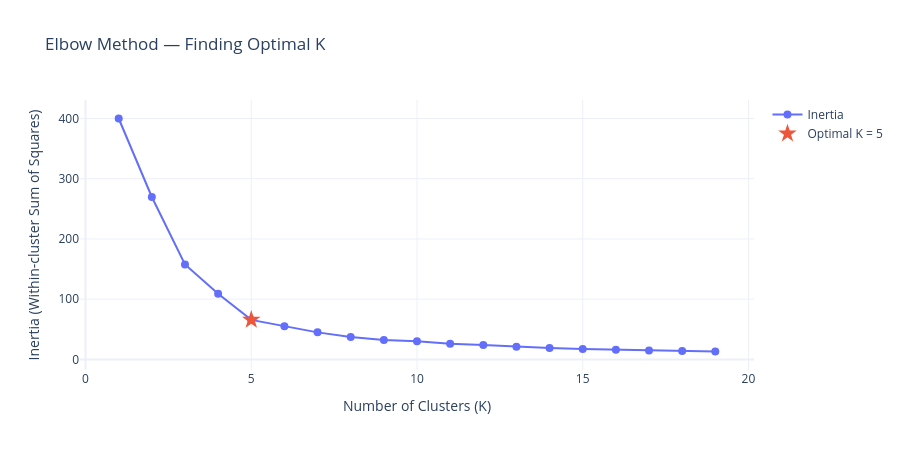

The notebook cell saved with this chart:
### Markdown cell above
# 4. Finding the Optimal K (Elbow Method)

**K* is the number of clusters that will be required for K-Means
**Elbow Method** helps us to find the best **K** by **plotting inertia** (sum of squared distances from each points to its cluster center) for **K** = 1-10

*elbow* -- the optimal K -- is where the curve bends sharply

### Code cell
# Elbow Method
inertia = []
K_range = range(1, 20)

for k in K_range:
    km = KMeans(n_clusters=k, random_state=42, n_init=10)
    km.fit(X_scaled)
    inertia.append(km.inertia_)

# Plot elbow curve
fig = go.Figure()

fig.add_trace(go.Scatter(
    x=list(K_range),
    y=inertia,
    mode='lines+markers',
    marker=dict(size=8, color='#636EFA'),
    line=dict(width=2, color='#636EFA'),
    name='Inertia'
))

# Highlight elbow at K=5
fig.add_trace(go.Scatter(
    x=[5], y=[inertia[4]],
    mode='markers',
    marker=dict(size=14, color='#EF553B', symbol='star'),
    name='Optimal K = 5'
))

fig.update_layout(
    title='Elbow Method — Finding Optimal K',
    xaxis_title='Number of Clusters (K)',
    yaxis_title='Inertia (Within-cluster Sum of Squares)',
    template='plotly_white',
    height=450
)
fig.show()

print(f'Inertia values: {[round(i, 1) for i in inertia]}')

### Figure 1 — Plotly figure (JSON) as saved in the notebook; plotly's stock layout.template omitted (floating-point values rounded to 4 significant figures)
{"data": [{"line": {"color": "#636EFA", "width": 2}, "marker": {"color": "#636EFA", "size": 8}, "mode": "lines+markers", "name": "Inertia", "type": "scatter", "x": [1, 2, 3, 4, 5, 6, 7, 8, 9, 10, 11, 12, 13, 14, 15, 16, 17, 18, 19], "y": [400, 269.7, 157.7, 108.9, 65.57, 55.06, 44.86, 37.23, 32.39, 29.98, 25.88, 23.88, 21.19, 18.92, 17.28, 16.08, 14.91, 13.97, 13.1]}, {"marker": {"color": "#EF553B", "size": 14, "symbol": "star"}, "mode": "markers", "name": "Optimal K = 5", "type": "scatter", "x": [5], "y": [65.57]}], "layout": {"height": 450, "title": {"text": "Elbow Method — Finding Optimal K"}, "xaxis": {"title": {"text": "Number of Clusters (K)"}}, "yaxis": {"title": {"text": "Inertia (Within-cluster Sum of Squares)"}}}}
